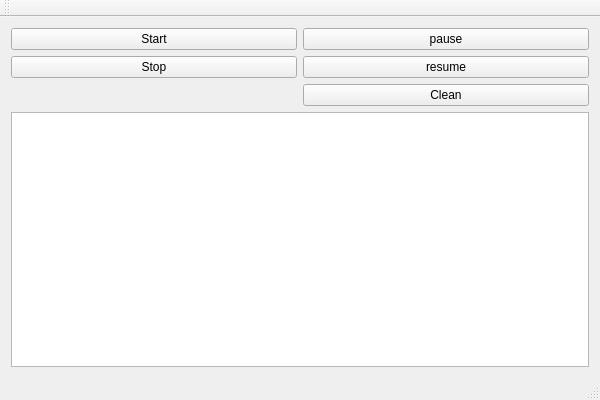
<?xml version="1.0" encoding="UTF-8"?>
<ui version="4.0">
 <class>QtSubprocessRunTestClass</class>
 <widget class="QMainWindow" name="QtSubprocessRunTestClass">
  <property name="geometry">
   <rect>
    <x>0</x>
    <y>0</y>
    <width>600</width>
    <height>400</height>
   </rect>
  </property>
  <property name="windowTitle">
   <string>QtSubprocessRunTest</string>
  </property>
  <widget class="QWidget" name="centralWidget">
   <layout class="QGridLayout" name="gridLayout">
    <item row="2" column="0">
     <widget class="QPushButton" name="pushButton_Stop">
      <property name="text">
       <string>Stop</string>
      </property>
     </widget>
    </item>
    <item row="4" column="0" colspan="2">
     <widget class="QTextBrowser" name="textBrowser"/>
    </item>
    <item row="1" column="0">
     <widget class="QPushButton" name="pushButton_Start">
      <property name="text">
       <string>Start</string>
      </property>
     </widget>
    </item>
    <item row="1" column="1">
     <widget class="QPushButton" name="pushButton_pause">
      <property name="text">
       <string>pause</string>
      </property>
     </widget>
    </item>
    <item row="3" column="1">
     <widget class="QPushButton" name="pushButton_clean">
      <property name="text">
       <string>Clean</string>
      </property>
     </widget>
    </item>
    <item row="2" column="1">
     <widget class="QPushButton" name="pushButton_resume">
      <property name="text">
       <string>resume</string>
      </property>
     </widget>
    </item>
   </layout>
  </widget>
  <widget class="QMenuBar" name="menuBar">
   <property name="geometry">
    <rect>
     <x>0</x>
     <y>0</y>
     <width>600</width>
     <height>22</height>
    </rect>
   </property>
  </widget>
  <widget class="QToolBar" name="mainToolBar">
   <attribute name="toolBarArea">
    <enum>TopToolBarArea</enum>
   </attribute>
   <attribute name="toolBarBreak">
    <bool>false</bool>
   </attribute>
  </widget>
  <widget class="QStatusBar" name="statusBar"/>
 </widget>
 <layoutdefault spacing="6" margin="11"/>
 <resources>
  <include location="qtsubprocessruntest.qrc"/>
 </resources>
 <connections/>
</ui>
